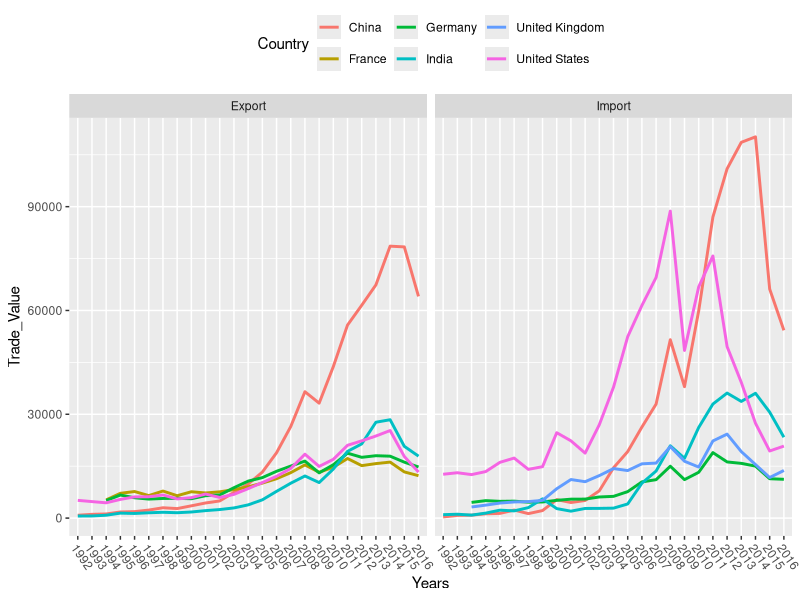
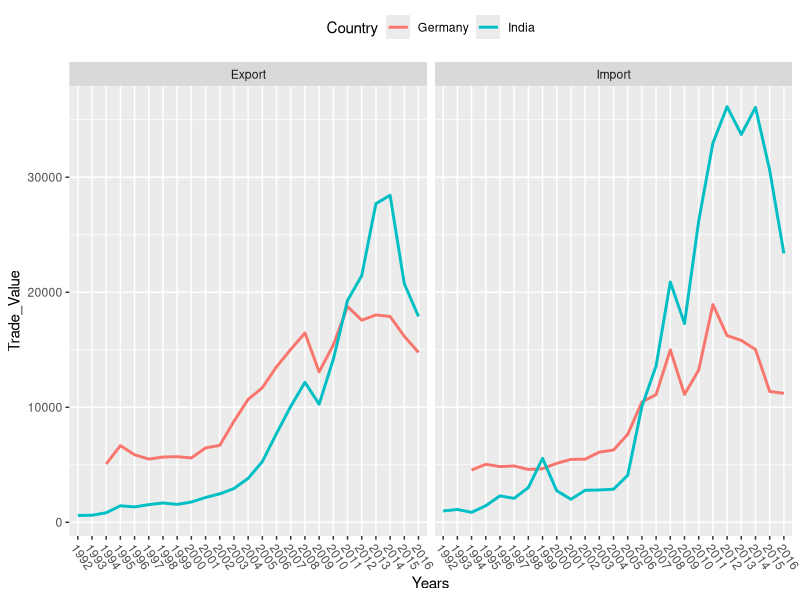

Reproduce these figures in R, in order.
## ---- chunk 1
library(tidyr)
library(reshape2)
library(ggplot2)
library(readxl)
library(tidyverse)  # using tidyverse (or dplyr) will enable using filter()  and rename()
## ---- chunk 2
Trade_SSA <- read_excel("Trade_SSA.xlsx")
View(Trade_SSA)
## ---- chunk 3
str(Trade_SSA)
Trade_SSA <- Trade_SSA[-c(4)]
ls(Trade_SSA)
## ---- chunk 4
Trade_SSA <- melt(Trade_SSA, id.vars = c("Reporter Name", "Partner Name", "Trade Flow", "Indicator"), measure.vars = c("1992", "1993","1994", "1995", "1996", "1997", "1998", "1999", "2000", "2001", "2002", "2003", "2004", "2005", "2006", "2007", "2008", "2009", "2010", "2011", "2012", "2013", "2014", "2015", "2016"), variable.name = "Years", value.name = "Trade_Value")
## ---- chunk 5
Trade_SSA <- Trade_SSA %>% 
  dplyr::rename(Trade_Flow = `Trade Flow`) %>% 
  dplyr::rename(Country = "Reporter Name")
## ---- chunk 6
p1 <- ggplot(data=Trade_SSA, mapping = aes(x=Years, y= Trade_Value))
p1 +geom_line(aes(group=Country,  color= Country), size= 1) + facet_grid(~ Trade_Flow) + theme(axis.text.x=element_text(angle=-55, hjust=0), legend.position = "top")
#ggsave("trade.pdf")
## ---- chunk 7
unique(Trade_SSA$Country)
## ---- chunk 8
Trade_SSA %>% 
  filter(Country %in% c("Germany", "India")) %>% 
  ggplot(aes(Years, Trade_Value)) +
  geom_line(aes(group = Country, color = Country), size = 1) +
  facet_grid(~ Trade_Flow) + 
  theme(axis.text.x=element_text(angle=-55, hjust=0), legend.position = "top")
